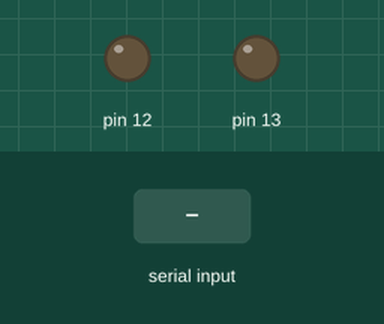
Simulated run of this sketch. Board: Arduino Uno, built with avr-gcc and run on an emulated ATmega328P. On the bench: output pins drawn as LEDs (lit = HIGH). Inputs (shaded band) come from the test bench.

Above: at 1.2 s.
1.3 s: "1" received over Serial
At 2.1 s:
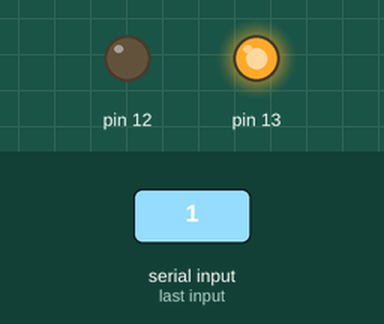
2.8 s: "2" received over Serial
At 3.3 s:
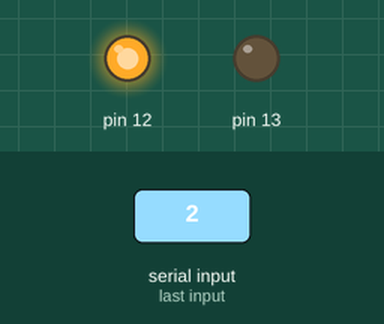
4.3 s: "0" received over Serial
Timing chart, 0 to 11.8 s (numbered marks = the images above; inputs shaded):
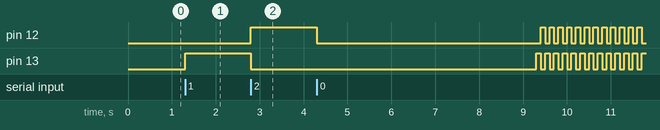

Measured:
- after the input at 1.3 s, pin 13: LOW → HIGH at once
- after the input at 2.8 s, pin 12: LOW → HIGH at once; pin 13: HIGH → LOW at once

The sketch:

arduino.ino
```cpp
class Led
{
  private:
    int _pin;

  public:
    Led (int pin)
    {
      _pin = pin;

      pinMode(_pin, OUTPUT);
      digitalWrite(_pin, LOW);
    }

    void on()
    {
      digitalWrite(_pin, HIGH);
    }

    void off()
    {
      digitalWrite(_pin, LOW);
    }

    bool isOn()
    {
      return (digitalRead(_pin) == HIGH);
    }

    bool isOff()
    {
      return !isOn();
    }

    void inverse()
    {
      if (isOn())
        off();
      else
        on();
    }
};

Led led1(13), led2(12);
unsigned long long lastSerialActive = 0;
const int serialUnactiveDelay = 5 * 1000; // 5 секунд

void setup()
{
  Serial.begin(9600);
}

void loop()
{
  if (Serial.available() > 0)
  {
    lastSerialActive = millis();

    int t = Serial.read();

    switch (t)
    {
      case (int)'1':
        led1.on();
        led2.off();
        break;

      case (int)'2':
        led1.off();
        led2.on();
        break;

      case (int)'3':
        led1.on();
        led2.on();
        break;

      default:
        led1.off();
        led2.off();
    }
  }
  else
    if (millis() - lastSerialActive > serialUnactiveDelay)
    {
      led1.on();
      led2.off();
      delay(100);

      led1.off();
      led2.on();
      delay(100);

      led1.off();
      led2.off();
    }
}
```
